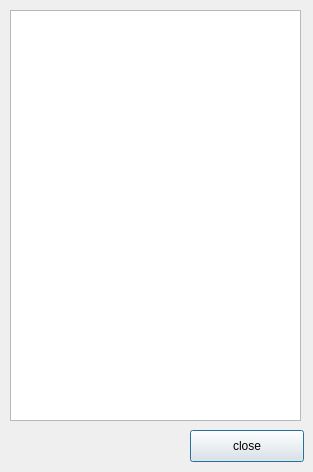
<?xml version="1.0" encoding="UTF-8"?>
<ui version="4.0">
 <class>DialogShowAttradius</class>
 <widget class="QDialog" name="DialogShowAttradius">
  <property name="geometry">
   <rect>
    <x>0</x>
    <y>0</y>
    <width>313</width>
    <height>472</height>
   </rect>
  </property>
  <property name="windowTitle">
   <string>Dialog</string>
  </property>
  <widget class="QPushButton" name="pushButtonClose">
   <property name="geometry">
    <rect>
     <x>190</x>
     <y>430</y>
     <width>114</width>
     <height>32</height>
    </rect>
   </property>
   <property name="text">
    <string>close</string>
   </property>
  </widget>
  <widget class="QTextEdit" name="textEditAttradius">
   <property name="geometry">
    <rect>
     <x>10</x>
     <y>10</y>
     <width>291</width>
     <height>411</height>
    </rect>
   </property>
  </widget>
 </widget>
 <resources/>
 <connections/>
</ui>
